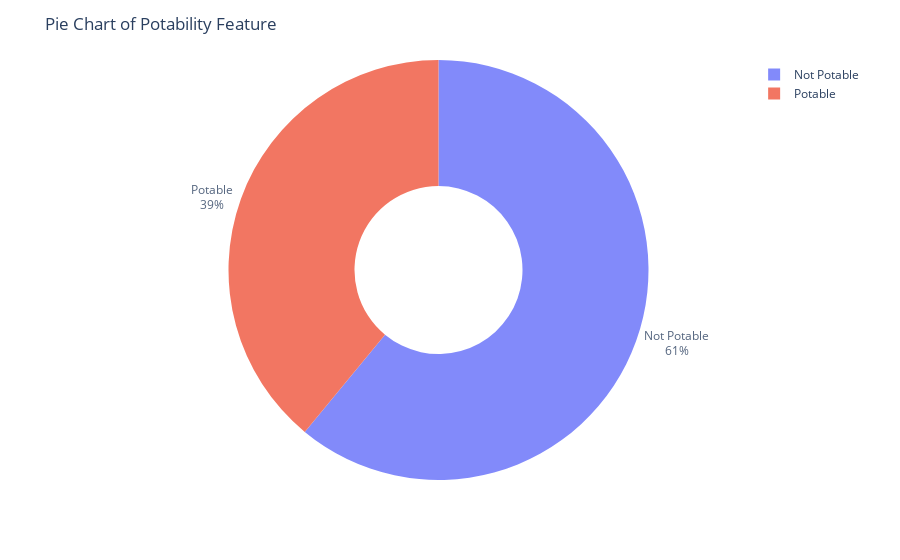

Here is the notebook cell this chart was saved with:
### Markdown cell above
<a id=4></a>
## Dependent Variable Analaysis

### Code cell
d =pd.DataFrame(df["Potability"].value_counts())
fig = px.pie(d, values ="Potability", names=["Not Potable", "Potable"], hole = 0.4, opacity=0.8,
            labels={"label":"Potability","Potability":"Number of Samples"})
fig.update_layout(title = dict(text="Pie Chart of Potability Feature"))
fig.update_traces(textposition="outside",textinfo="percent+label")
fig.show()

### Figure 1 — Plotly figure (JSON) as saved in the notebook; plotly's stock layout.template omitted (floating-point values rounded to 4 significant figures)
{"data": [{"domain": {"x": [0, 1], "y": [0, 1]}, "hole": 0.4, "hovertemplate": "label=%{label}<br>Number of Samples=%{value}<extra></extra>", "labels": ["Not Potable", "Potable"], "legendgroup": "", "name": "", "opacity": 0.8, "showlegend": true, "textinfo": "percent+label", "textposition": "outside", "type": "pie", "values": [1998, 1278]}], "layout": {"legend": {"tracegroupgap": 0}, "margin": {"t": 60}, "title": {"text": "Pie Chart of Potability Feature"}}}
